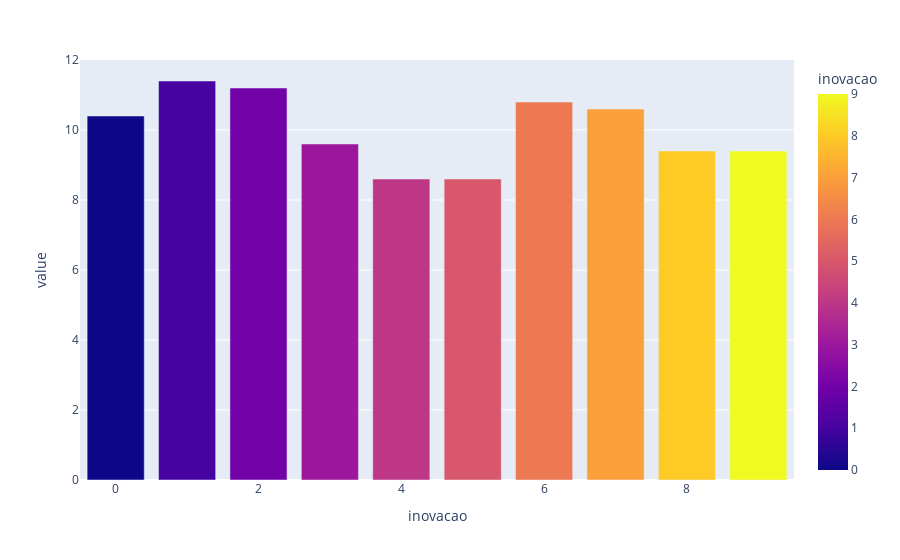

The code cell stored with this chart in its notebook:
### Code cell
# Distribuição de Variável Inovação
percentual_inova= df_segmento.value_counts('inovacao') / len(df_segmento)*100
px.bar(percentual_inova, color=percentual_inova.index)

### Figure 1 — Plotly figure (JSON) as saved in the notebook; plotly's stock layout.template omitted (floating-point values rounded to 4 significant figures)
{"data": [{"alignmentgroup": "True", "hovertemplate": "inovacao=%{marker.color}<br>value=%{y}<extra></extra>", "legendgroup": "", "marker": {"color": [1, 2, 6, 7, 0, 3, 8, 9, 5, 4], "coloraxis": "coloraxis", "pattern": {"shape": ""}}, "name": "", "offsetgroup": "", "orientation": "v", "showlegend": false, "textposition": "auto", "type": "bar", "x": [1, 2, 6, 7, 0, 3, 8, 9, 5, 4], "xaxis": "x", "y": [11.4, 11.2, 10.8, 10.6, 10.4, 9.6, 9.4, 9.4, 8.6, 8.6], "yaxis": "y"}], "layout": {"barmode": "relative", "coloraxis": {"colorbar": {"title": {"text": "inovacao"}}, "colorscale": [[0, "#0d0887"], [0.1111, "#46039f"], [0.2222, "#7201a8"], [0.3333, "#9c179e"], [0.4444, "#bd3786"], [0.5556, "#d8576b"], [0.6667, "#ed7953"], [0.7778, "#fb9f3a"], [0.8889, "#fdca26"], [1, "#f0f921"]]}, "legend": {"tracegroupgap": 0}, "margin": {"t": 60}, "xaxis": {"anchor": "y", "domain": [0, 1], "title": {"text": "inovacao"}}, "yaxis": {"anchor": "x", "domain": [0, 1], "title": {"text": "value"}}}}
